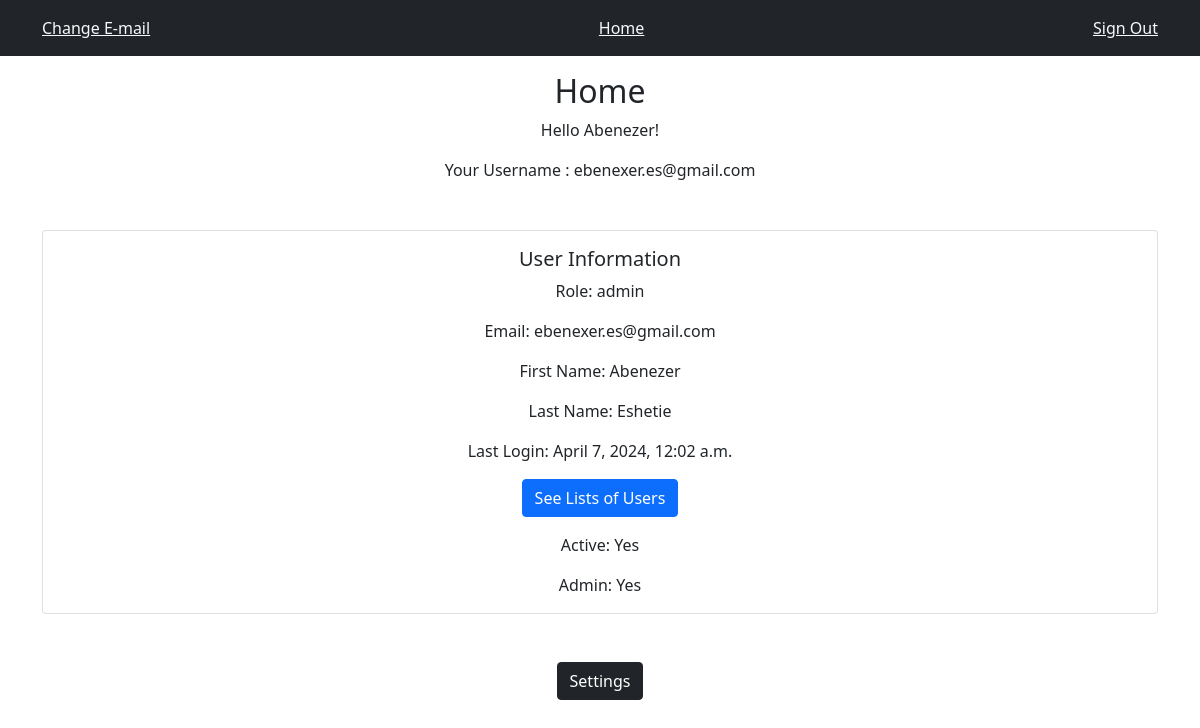
The page /home/ (signed in) on the database its author committed.
### authuser/models.py (models this page shows, shortened)
class User(AbstractBaseUser, PermissionsMixin):
    email = models.EmailField(unique=True)
    first_name = models.CharField(max_length=255, blank=True, null=True)
    last_name = models.CharField(max_length=255, blank=True, null=True)
    username = models.CharField(max_length=255, unique=True, blank=True, null=True)
    role = models.CharField(max_length=25, choices=CustomUserManager.Roles.choices, default=CustomUserManager.Roles.FOOTBALL_PLAYER)
    is_staff = models.BooleanField(default=False)
    is_superuser = models.BooleanField(default=False)
    is_active = models.BooleanField(default=True)
    created_at = models.DateTimeField(auto_now_add=True)
    objects = CustomUserManager()
    USERNAME_FIELD = 'email'
    EMAIL_FIELD = 'email'
    REQUIRED_FIELDS = []
    class Meta:
        verbose_name = 'User'
        verbose_name_plural = 'Users'
    def __str__(self):
        return self.email

### templates/dashboard/home.html (shortened to what this page needs)
{% extends 'account/base.html' %}
{% block content %}
<div class="text-center">
    <h2>Home</h2>
    <p>Hello {{ user.first_name }}!</p>
    <p>Your Username : {{ user }}</p>
    <div class="container">
        {% if user.is_authenticated %}
        <div class="card mt-5">
            <div class="card-body">
                <h5 class="card-title">User Information</h5>
                <p class="card-text">Role: {{ user.role }}</p>
                <p class="card-text">Email: {{ user.email }}</p>
                {% if user.first_name %}
                <p class="card-text">First Name: {{ user.first_name }}</p>
                {% endif %}
                {% if user.last_name %}
                <p class="card-text">Last Name: {{ user.last_name }}</p>
                {% endif %}
                {% if user.last_login %}
                <p class="card-text">Last Login: {{ user.last_login }}</p>
                {% endif %}
                {% if user.role == 'admin' %}
                <a class="btn btn-primary mb-3" href="/auth/users">See Lists of Users</a>
                {% endif %}
                {% if user.is_active %}
                <p class="card-text">Active: Yes</p>
                {% endif %}
                {% if user.role == 'admin' %}
                <p class="card-text">Admin: Yes</p>
                {% else %}
                <p class="card-text">Admin: No</p>
                {% endif %}
            </div>
        </div>
        {% endif %}
    </div>
    <a class="btn btn-dark mt-5" href="{% url 'socialaccount_connections' %}">Settings</a>
</div>
{% endblock %}

### rows shown on the page
User: first_name "Abenezer", email "ebenexer.es@gmail.com", role "admin", last_name "Eshetie", last_login "April 7, 2024, 12:02 a.m."
